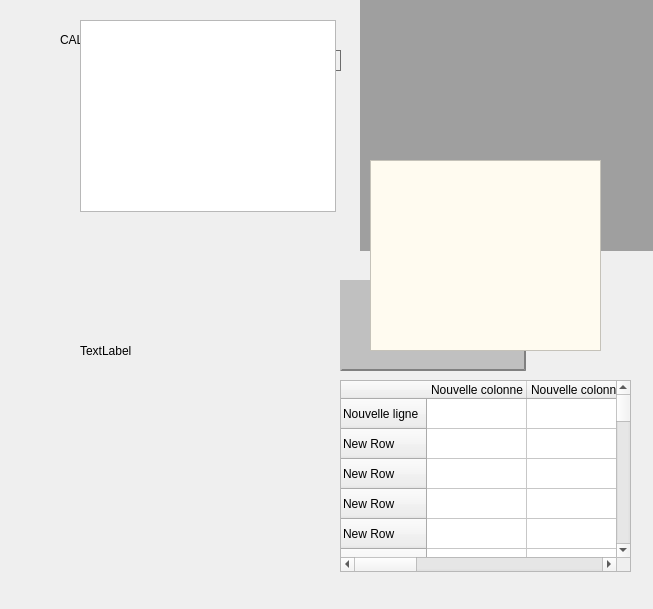
<?xml version="1.0" encoding="UTF-8"?>
<ui version="4.0">
 <class>toto</class>
 <widget class="QWidget" name="toto">
  <property name="geometry">
   <rect>
    <x>0</x>
    <y>0</y>
    <width>653</width>
    <height>609</height>
   </rect>
  </property>
  <property name="windowTitle">
   <string>Form</string>
  </property>
  <widget class="QTableWidget" name="tableWidget_2">
   <property name="geometry">
    <rect>
     <x>340</x>
     <y>380</y>
     <width>291</width>
     <height>192</height>
    </rect>
   </property>
   <property name="selectionMode">
    <enum>QAbstractItemView::ContiguousSelection</enum>
   </property>
   <property name="selectionBehavior">
    <enum>QAbstractItemView::SelectRows</enum>
   </property>
   <row>
    <property name="text">
     <string>Nouvelle ligne</string>
    </property>
   </row>
   <row>
    <property name="text">
     <string>New Row</string>
    </property>
   </row>
   <row>
    <property name="text">
     <string>New Row</string>
    </property>
   </row>
   <row>
    <property name="text">
     <string>New Row</string>
    </property>
   </row>
   <row>
    <property name="text">
     <string>New Row</string>
    </property>
   </row>
   <row>
    <property name="text">
     <string>New Row</string>
    </property>
   </row>
   <row>
    <property name="text">
     <string>New Row</string>
    </property>
   </row>
   <row>
    <property name="text">
     <string>New Row</string>
    </property>
   </row>
   <row>
    <property name="text">
     <string>New Row</string>
    </property>
   </row>
   <row>
    <property name="text">
     <string>New Row</string>
    </property>
   </row>
   <row>
    <property name="text">
     <string>New Row</string>
    </property>
   </row>
   <row>
    <property name="text">
     <string>New Row</string>
    </property>
   </row>
   <row>
    <property name="text">
     <string>New Row</string>
    </property>
   </row>
   <row>
    <property name="text">
     <string>New Row</string>
    </property>
   </row>
   <row>
    <property name="text">
     <string>New Row</string>
    </property>
   </row>
   <row>
    <property name="text">
     <string>New Row</string>
    </property>
   </row>
   <row>
    <property name="text">
     <string>New Row</string>
    </property>
   </row>
   <row>
    <property name="text">
     <string>New Row</string>
    </property>
   </row>
   <row>
    <property name="text">
     <string>New Row</string>
    </property>
   </row>
   <row>
    <property name="text">
     <string>New Row</string>
    </property>
   </row>
   <row>
    <property name="text">
     <string>New Row</string>
    </property>
   </row>
   <row>
    <property name="text">
     <string>New Row</string>
    </property>
   </row>
   <row>
    <property name="text">
     <string>New Row</string>
    </property>
   </row>
   <row>
    <property name="text">
     <string>New Row</string>
    </property>
   </row>
   <row>
    <property name="text">
     <string>New Row</string>
    </property>
   </row>
   <row>
    <property name="text">
     <string>New Row</string>
    </property>
   </row>
   <row>
    <property name="text">
     <string>New Row</string>
    </property>
   </row>
   <row>
    <property name="text">
     <string>New Row</string>
    </property>
   </row>
   <row>
    <property name="text">
     <string>New Row</string>
    </property>
   </row>
   <row>
    <property name="text">
     <string>New Row</string>
    </property>
   </row>
   <row>
    <property name="text">
     <string>New Row</string>
    </property>
   </row>
   <row>
    <property name="text">
     <string>New Row</string>
    </property>
   </row>
   <row>
    <property name="text">
     <string>New Row</string>
    </property>
   </row>
   <row>
    <property name="text">
     <string>New Row</string>
    </property>
   </row>
   <row>
    <property name="text">
     <string>New Row</string>
    </property>
   </row>
   <row>
    <property name="text">
     <string>New Row</string>
    </property>
   </row>
   <row>
    <property name="text">
     <string>New Row</string>
    </property>
   </row>
   <row>
    <property name="text">
     <string>New Row</string>
    </property>
   </row>
   <row>
    <property name="text">
     <string>New Row</string>
    </property>
   </row>
   <row>
    <property name="text">
     <string>New Row</string>
    </property>
   </row>
   <row>
    <property name="text">
     <string>New Row</string>
    </property>
   </row>
   <row>
    <property name="text">
     <string>Nouvelle ligne</string>
    </property>
   </row>
   <row>
    <property name="text">
     <string>Nouvelle ligne</string>
    </property>
   </row>
   <row>
    <property name="text">
     <string>Nouvelle ligne</string>
    </property>
   </row>
   <row>
    <property name="text">
     <string>Nouvelle ligne</string>
    </property>
   </row>
   <row>
    <property name="text">
     <string>Nouvelle ligne</string>
    </property>
   </row>
   <column>
    <property name="text">
     <string>Nouvelle colonne</string>
    </property>
   </column>
   <column>
    <property name="text">
     <string>Nouvelle colonne</string>
    </property>
   </column>
   <column>
    <property name="text">
     <string>Nouvelle colonne</string>
    </property>
   </column>
   <column>
    <property name="text">
     <string>Nouvelle colonne</string>
    </property>
   </column>
  </widget>
  <widget class="QLabel" name="label_2">
   <property name="geometry">
    <rect>
     <x>60</x>
     <y>20</y>
     <width>151</width>
     <height>41</height>
    </rect>
   </property>
   <property name="text">
    <string>&lt;html&gt;&lt;head/&gt;&lt;body&gt;&lt;p&gt;&lt;span style=&quot; font-family:'Monospace'; font-size:9pt;&quot;&gt;CALL &lt;/span&gt;&lt;span style=&quot; font-family:'Monospace'; font-size:9pt; background-color:#ffff00;&quot;&gt;toto&lt;/span&gt;&lt;/p&gt;&lt;/body&gt;&lt;/html&gt;</string>
   </property>
  </widget>
  <widget class="QPushButton" name="evilButton">
   <property name="geometry">
    <rect>
     <x>340</x>
     <y>280</y>
     <width>186</width>
     <height>91</height>
    </rect>
   </property>
   <property name="styleSheet">
    <string notr="true"> QPushButton {
     background-color: rgb(192, 192, 192);
     border-style: outset;
     border-width: 2px;
     border-color: rgb(128, 128, 128);
 }
 QPushButton:pressed {
     background-color: rgb(192, 192, 192);
     border-style: inset;
 }</string>
   </property>
   <property name="text">
    <string>PushButton</string>
   </property>
  </widget>
  <widget class="QPushButton" name="pushButton_5">
   <property name="geometry">
    <rect>
     <x>210</x>
     <y>50</y>
     <width>131</width>
     <height>21</height>
    </rect>
   </property>
   <property name="styleSheet">
    <string notr="true"> QPushButton {
     background-color: qlineargradient(x1:0, y1:0, x2:0, y2:1,
                                       stop:0 #515151, stop: 0.5 #404040,
                                       stop: 0.6 #333333, stop:1 #555555);
     color: white;
     padding-left: 4px;
     border: 1px solid #6c6c6c;
 }
</string>
   </property>
   <property name="text">
    <string>PushButton</string>
   </property>
  </widget>
  <widget class="QMdiArea" name="mdiArea">
   <property name="geometry">
    <rect>
     <x>360</x>
     <y>0</y>
     <width>371</width>
     <height>251</height>
    </rect>
   </property>
  </widget>
  <widget class="QTableView" name="tableView">
   <property name="geometry">
    <rect>
     <x>80</x>
     <y>20</y>
     <width>256</width>
     <height>192</height>
    </rect>
   </property>
  </widget>
  <widget class="QTextEdit" name="textEdit">
   <property name="geometry">
    <rect>
     <x>370</x>
     <y>160</y>
     <width>231</width>
     <height>191</height>
    </rect>
   </property>
   <property name="font">
    <font>
     <family>Terminal</family>
    </font>
   </property>
   <property name="styleSheet">
    <string notr="true">background-color: rgb(255, 251, 240);</string>
   </property>
  </widget>
  <widget class="QLabel" name="label">
   <property name="geometry">
    <rect>
     <x>80</x>
     <y>310</y>
     <width>111</width>
     <height>81</height>
    </rect>
   </property>
   <property name="text">
    <string>TextLabel</string>
   </property>
  </widget>
 </widget>
 <resources/>
 <connections/>
</ui>
